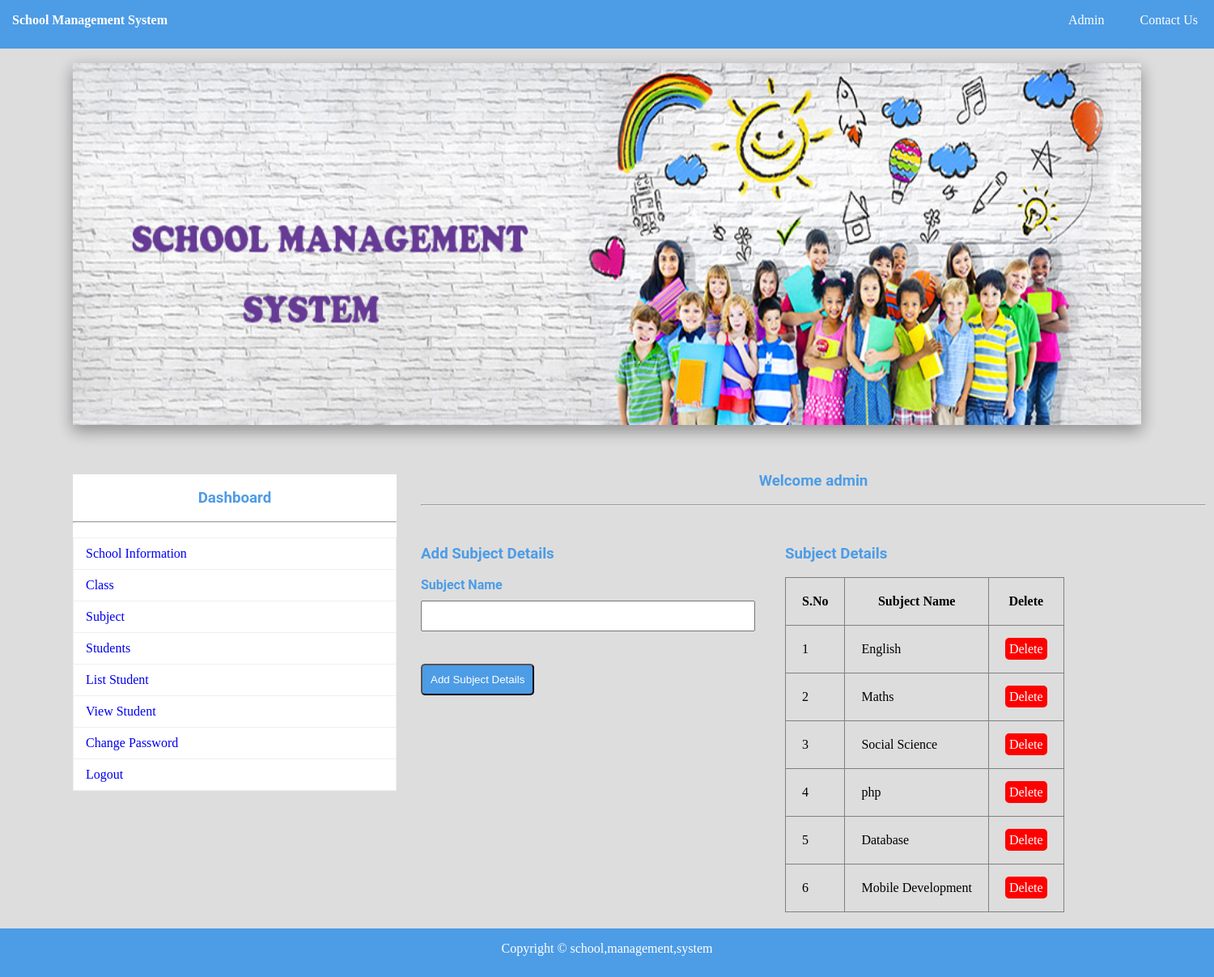
The page /add_sub.php (signed in) on the database as committed earlier.
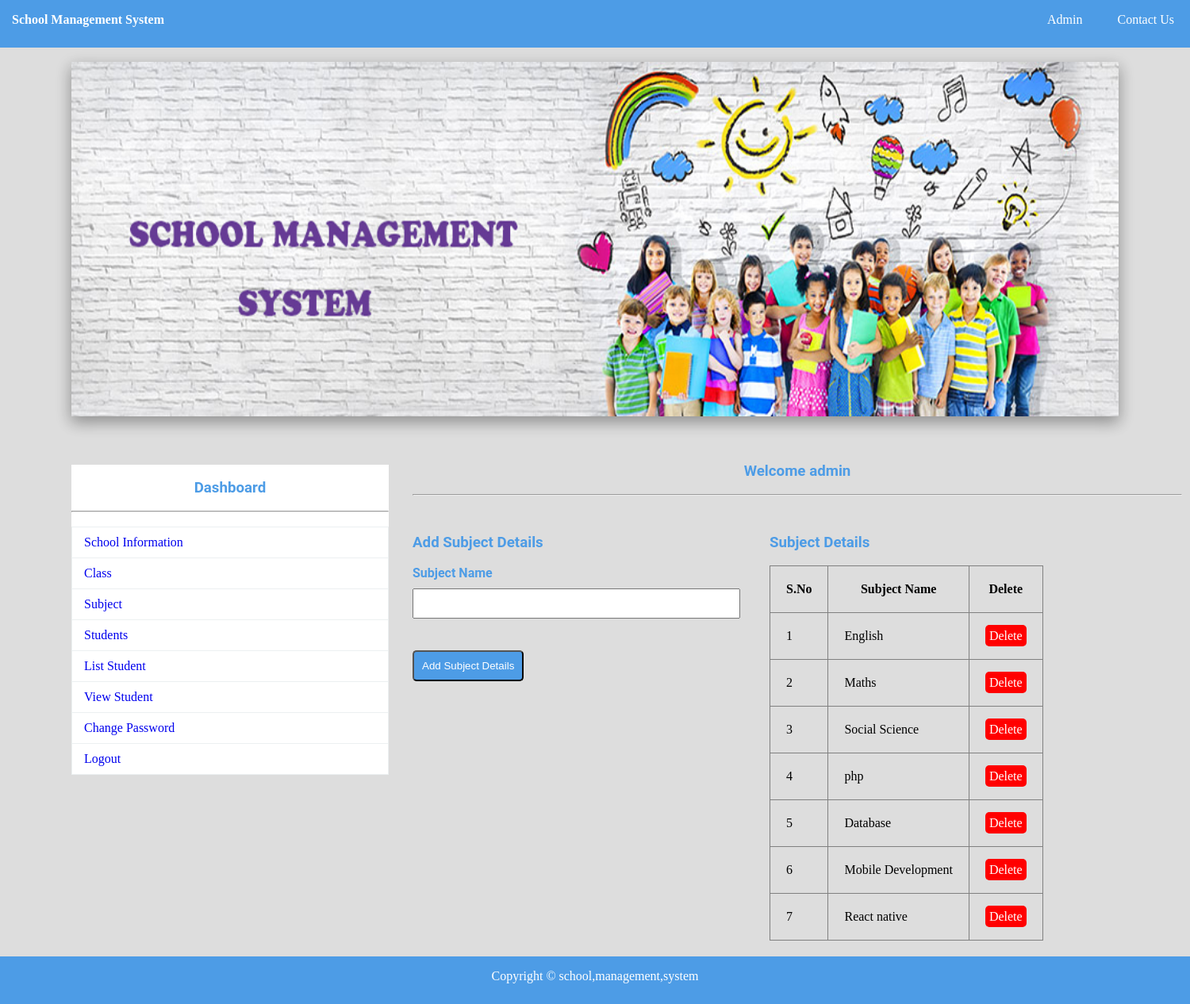
The same page on the database as committed later.
### tables this page shows
CREATE TABLE `sub`  (
  `SID` int(11) NOT NULL AUTO_INCREMENT,
  `SNAME` varchar(150) NOT NULL,
  PRIMARY KEY (`SID`) USING BTREE
);

### add_sub.php (the view, shortened to what this page needs)
<?php
include "database.php";
?>
<!DOCTYPE html>
<html>
<head>
	<link rel="stylesheet" type="text/css" href="css/style.css">
</head>
<body>
	<?php include "navbar.php"; ?><br>
	<img src="img/1.jpg" style="margin-left:90px;" class="sha" width="88%">
	<div id="section">
		<?php include "sidebar.php"; ?><br><br><br>
		<h3 class="text">Welcome <?php echo $_SESSION["ANAME"]; ?></h3><br>
		<hr><br>
		<div class="content1">
			<h3> Add Subject Details</h3><br>
			<form method="post" action="<?php echo $_SERVER["PHP_SELF"]; ?>">
				<label>Subject Name</label><br>
				<input type="text" name="sname" required class="input">
				<button type="submit" class="btn" name="submit">Add Subject Details</button>
			</form>
		</div>
		<div class="tbox">
			<h3 style="margin-top:30px;"> Subject Details</h3><br>
			<table border="1px">
				<tr>
					<th>S.No</th>
					<th>Subject Name</th>
					<th>Delete</th>
				</tr>
				<?php
				$s = "select * from sub";
				$res = $db->query($s);
				if ($res->num_rows > 0) {
					$i = 0;
					while ($r = $res->fetch_assoc()) {
						$i++;
						echo "
										<tr>
										<td>{$i}</td>
										<td>{$r["SNAME"]}</td>
										<td><a href='sub_delete.php?id={$r["SID"]}' class='btnr'>Delete</a></td>
										</tr>
									";
					}
				} else {
					echo "No Record Found";
				}
				?>
			</table>
		</div>
	</div>
	<?php include "footer.php"; ?>
</body>
</html>

Rows that differ between the two databases and show on the page:
added sub: SNAME "React native"
